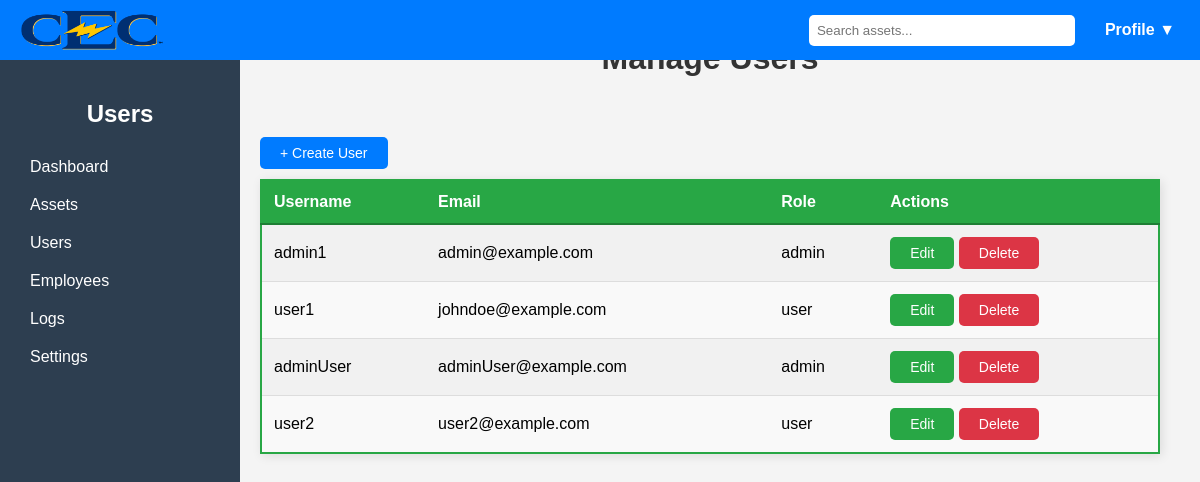
Page /Forms/Users/user_Dashboard.php (signed in) on the committed database.
### tables this page shows
CREATE TABLE IF NOT EXISTS Users (
    user_id INT AUTO_INCREMENT PRIMARY KEY,
    username VARCHAR(255) UNIQUE NOT NULL,
    email VARCHAR(255) UNIQUE NOT NULL,
    password_hash VARCHAR(255) NOT NULL,
    role ENUM ('admin', 'user') DEFAULT 'user',
    created_at TIMESTAMP DEFAULT CURRENT_TIMESTAMP
);

### Forms/Users/user_Dashboard.php (the view, shortened to what this page needs)
<?php
require_once "../../PHP/config.php";
require_once "../../includes/navbar.php";
$query = "SELECT user_id, username, email, role FROM Users";
$result = $conn->query($query);
?>
<!DOCTYPE html>
<html lang="en">
<head>
    <link rel="stylesheet" href="/Assets/styles.css">
</head>
<h1>Manage Users</h1>
<body>
    <div class="asset-content-user">
        <button class="create-user-btn" id="openCreateModal">+ Create User</button>
        <table class="user-table">
            <thead>
                <tr>
                    <th>Username</th>
                    <th>Email</th>
                    <th>Role</th>
                    <th>Actions</th>
                </tr>
            </thead>
            <tbody>
                <?php while ($user = $result->fetch_assoc()) : ?>
                    <tr>
                        <td><?php echo htmlspecialchars($user["username"]); ?></td>
                        <td><?php echo htmlspecialchars($user["email"]); ?></td>
                        <td><?php echo htmlspecialchars($user["role"]); ?></td>
                        <td>
                            <button class="edit-btn" data-id="<?php echo $user['user_id']; ?>"
                                data-username="<?php echo $user['username']; ?>"
                                data-email="<?php echo $user['email']; ?>"
                                data-role="<?php echo $user['role']; ?>">Edit</button>
                            <button class="delete-btn" data-id="<?php echo $user['user_id']; ?>"
                                data-username="<?php echo $user['username']; ?>"
                                data-email="<?php echo $user['email']; ?>"
                                data-role="<?php echo $user['role']; ?>">Delete</button>
                        </td>
                    </tr>
                <?php endwhile; ?>
            </tbody>
        </table>
    </div>
</body>
</html>

### Assets/styles.css (style rules this page uses)
body { font-family: Arial, sans-serif; margin: 0; padding: 0; background-color: #f4f4f4; }
h1 { font-size: 2rem; text-align: center; color: #333; margin: 20px 0; }
.asset-content-user { padding: 20px; padding-top: 40px; overflow-x: auto; }
.create-user-btn { background-color: #007bff; color: white; padding: 8px 20px; border: none; border-radius: 5px; cursor: pointer; margin-bottom: 10px; font-size: 14px; }
.edit-btn { background-color: #28a745; color: white; padding: 8px 20px; border: none; border-radius: 5px; cursor: pointer; font-size: 14px; }
.delete-btn { background-color: #dc3545; color: white; padding: 8px 20px; border: none; border-radius: 5px; cursor: pointer; font-size: 14px; }
.user-table { width: 100%; border-collapse: collapse; background: #ffffff; border: 2px solid #28a745; box-shadow: 2px 2px 10px rgba(0, 0, 0, 0.1); }
.user-table th { background: #28a745; color: white; padding: 12px; text-align: left; font-weight: bold; border-bottom: 2px solid #1e7e34; cursor: pointer; }
.user-table td { padding: 12px; border-bottom: 1px solid #ddd; text-align: left; white-space: normal; word-wrap: break-word; overflow: hidden; text-overflow: ellipsis; }
.user-table tr:nth-child(even) { background-color: #f9f9f9; }
.user-table tr:nth-child(odd) { background-color: #f1f1f1; }

### rows in the picture
users: username "admin1", email "admin@example.com", role "admin"
users: username "user1", email "johndoe@example.com", role "user"
users: username "adminUser", email "adminUser@example.com", role "admin"
users: username "user2", email "user2@example.com", role "user"

### other values in the picture
$pageTitle "Users"
